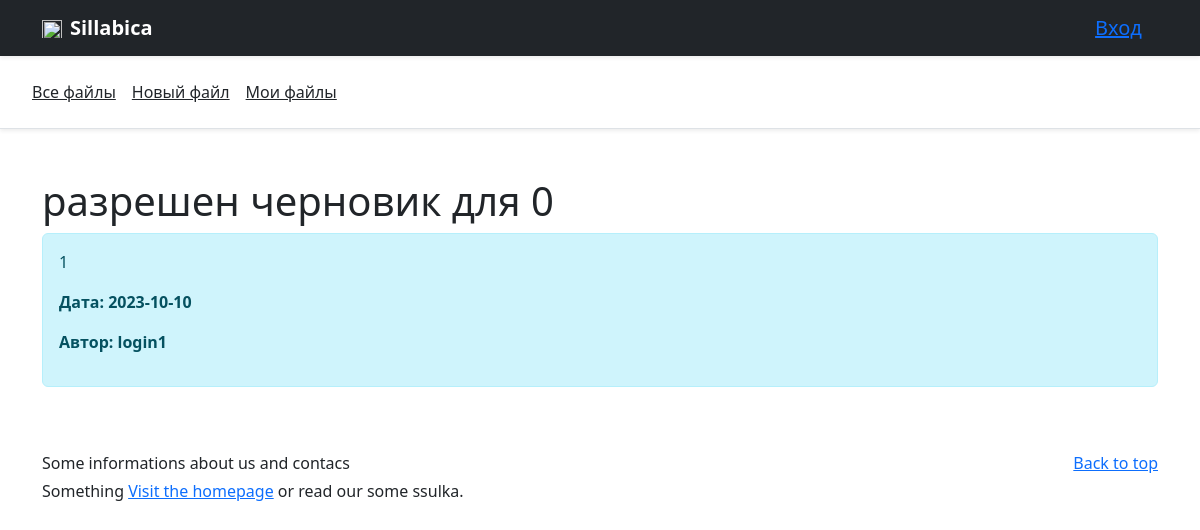
Screenshot of /posts/1 (signed in) with the database file from the repository.
### db.py (models this page shows, shortened)
class Article(db.Model):
    id = db.Column(db.Integer, primary_key=True)
    title = db.Column(db.String(100), nullable=False)
    intro = db.Column(db.String(300))
    text = db.Column(db.Text, nullable=False)
    date = db.Column(db.DateTime, default=datetime.utcnow)
    user_id = db.Column(db.Integer, db.ForeignKey('user.id'), nullable=False)
    status = db.Column(db.String(20), default='draft')  # Добавляем поле для статуса (draft или published)

class User (db.Model, UserMixin):
    id = db.Column(db.Integer, primary_key=True)
    login = db.Column(db.String(128), nullable=False, unique=True)
    password = db.Column(db.String(255), nullable=False)
    articles = db.relationship('Article', backref='author', lazy=True)
    draft_access = db.relationship('DraftAccess', backref='user', lazy=True)

### posts.py (the view)
@app.route('/<int:id>', methods=['GET'])
@login_required
def posts_detail(id):
    article = Article.query.filter_by(id=id).first()
    author = User.query.get(article.user_id)
    draft_access = DraftAccess.query.filter_by(draft_id=id)
    access_id=[draft.user_id for draft in draft_access]
    if article and current_user.id in access_id:
        return render_template("posts_detail.html", article=article, author=author, flag=True)
    elif article:
        return render_template("posts_detail.html", article=article, author=author, flag=False)
    else:
        return "Статья не найдена или не опубликована"

### main.py (called while the page is built)
@manager.user_loader
def load_user(user_id):
    return User.query.get(user_id)

@app.after_request
def redirect_to_signin(response):
    if response.status_code == 401:
        return redirect(url_for('login_page') + '?next=' + request.url)
    return response

### templates/posts_detail.html (shortened to what this page needs)
{% extends 'base.html' %}
{% block body %}
<div class="container mt-5">
    <h1>{{ article.title }}</h1>
    <div class="alert alert-info">
        <p>{{ article.text }}</p>
        <p><b>Дата: {{ article.date.date() }}</b></p>
        <p><b>Автор: {{ author.login }}</b></p>
    </div>
</div>
{% endblock %}

### rows the page displays
Article: title "разрешен черновик для 0", text "1", date "2023-10-10"
User: login "login1"
